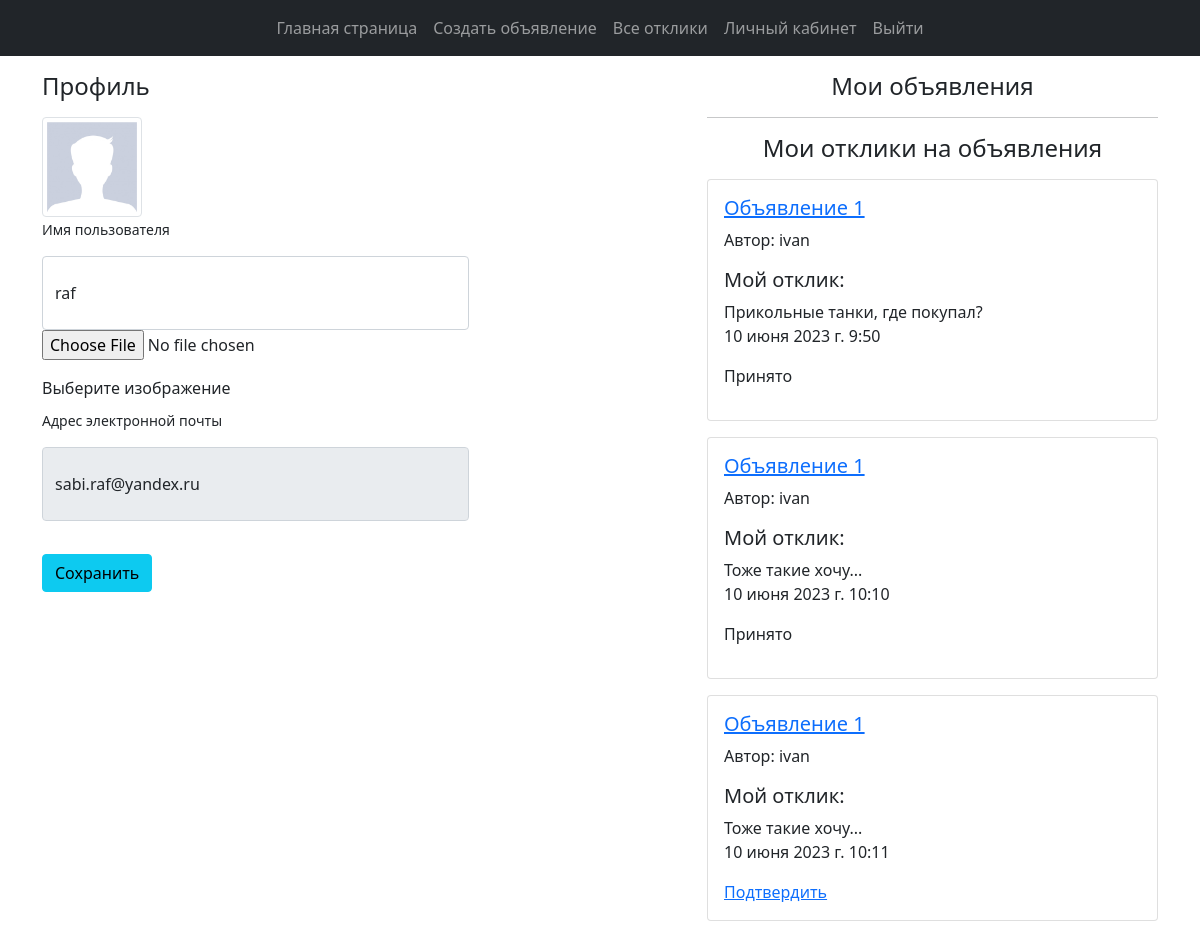
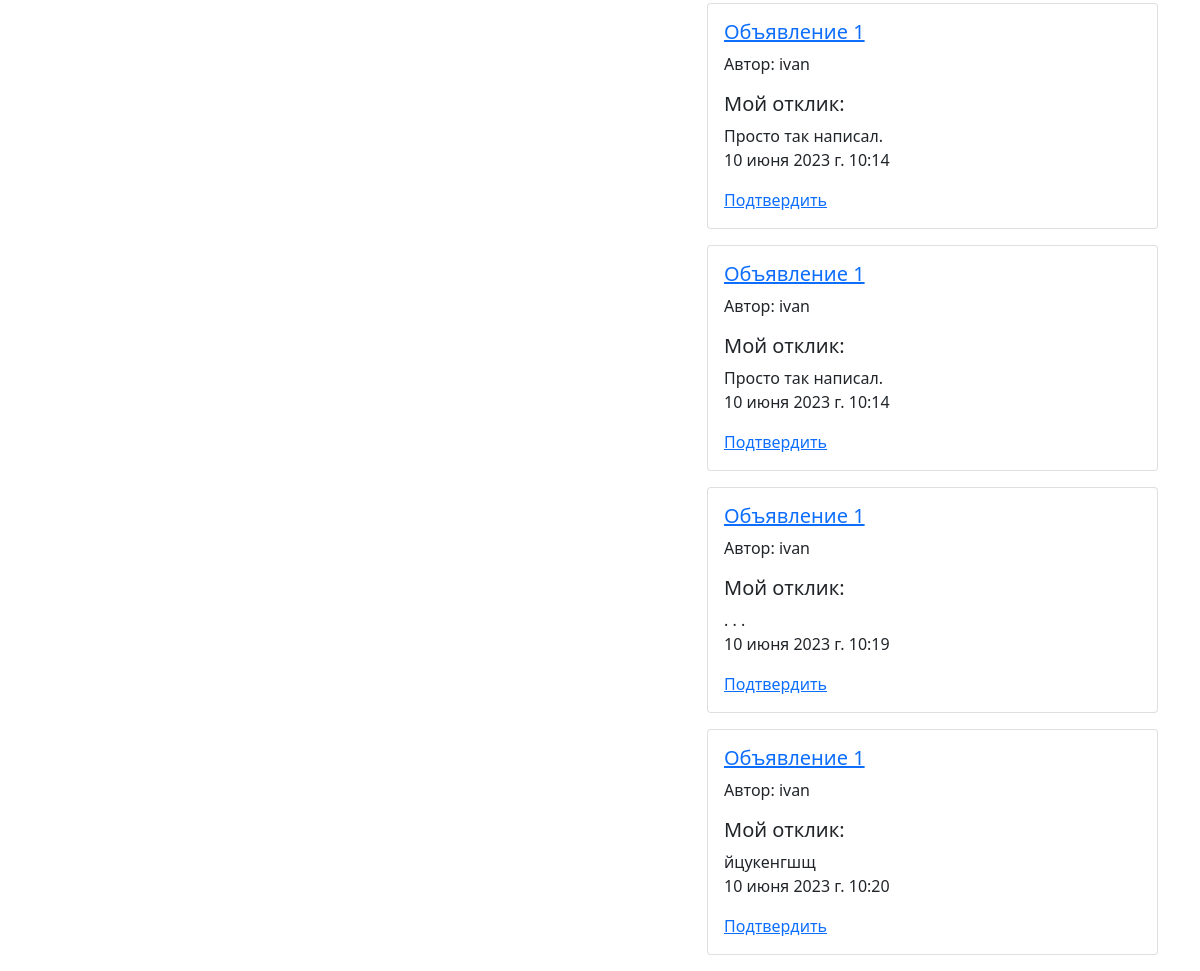
The app's page /posts/profile/2/ with its own data (2 pictures, top to bottom).
### usersapp/models.py (models this page shows, shortened)
class User(AbstractUser):
    image = models.ImageField(upload_to="users_images", blank=True, null=True)
    is_verified_email = models.BooleanField(default=False)
    email = models.EmailField(unique=True, blank=False)

class Comment(models.Model):
    author = models.ForeignKey(to=User, on_delete=models.CASCADE)
    post = models.ForeignKey(to=Post, on_delete=models.CASCADE)
    text = models.TextField()
    created = models.DateTimeField(auto_now_add=True)
    status = models.BooleanField(default=False)

class Post(models.Model):
    title = models.CharField(max_length=150)
    author = models.ForeignKey(to=User, on_delete=models.CASCADE)
    category = models.ForeignKey(to=Category, on_delete=models.CASCADE)
    description = models.TextField()
    created = models.DateTimeField(auto_now_add=True)
    updated = models.DateTimeField(auto_now=True)
    file_add = models.FileField(null=True, blank=True, upload_to="add_files")

### usersapp/views.py (the view, shortened to what this page needs)
# urls.py: path("profile/<int:pk>/", UserProfileView.as_view(), name="profile"),
class UserProfileView(UpdateView):
    model = User
    form_class = UserProfileForm
    template_name = "usersapp/profile.html"
    def get_context_data(self, **kwargs):
        context = super().get_context_data(**kwargs)
        context["title"] = "Личный кабинет"
        context["posts"] = Post.objects.filter(author=self.object)
        context["my_comments"] = Comment.objects.filter(author=self.object)
        return context

### usersapp/forms.py
class UserProfileForm(UserChangeForm):
    username = forms.CharField(
        widget=forms.TextInput(attrs={"class": "form-control py-4"})
    )
    email = forms.CharField(
        widget=forms.TextInput(attrs={"class": "form-control py-4", "readonly": True})
    )
    image = forms.ImageField(
        widget=forms.FileInput(attrs={"class": "custom-file-label"}), required=False
    )
    class Meta:
        model = User
        fields = ("username", "email", "image")

### usersapp/templates/usersapp/profile.html (shortened to what this page needs)
{% extends 'usersapp/base.html' %}
{% load static %}
{% block content %}
<div class="container">
    <div class="row">
        <div class="col-lg-7">
            <h4 class="mt-3 mb-3">Профиль</h4>
            <div class="col-lg-12">
                <img width="100" height="100"
                    src="{% if user.image %} {{ user.image.url }} {% else %} {% static 'users/img/default_avatar.jpg' %} {% endif %}"
                    class="img-thumbnail">
            </div>
            <form action="{% url 'usersapp:profile' user.id %}" method="post" enctype="multipart/form-data">
                <div class="form-row">
                    <div class="col-lg-8">
                        <div class="form-group">
                            <label class="small mb-3" for="{{ form.username.id_for_label }}">Имя пользователя</label>
                            {{ form.username }}
                        </div>
                    </div>
                </div>
                <div class="form-row mb-2">
                    <div class="col-lg-8">
                        <div class="custom-file">
                            {{ form.image }}
                            <label class="custom-file-label mt-3" for="{{ form.image.id_for_label }}">Выберите
                                изображение</label>
                        </div>
                    </div>
                </div>
                <div class="form-row">
                    <div class="col-lg-8">
                        <label class="small mb-3" for="{{ form.email.id_for_label }}">Адрес электронной
                            почты</label>
                        {{ form.email }}
                    </div>
                </div>
                <div class="form-row">
                    <div class="col-lg-12" style="margin-top: 33px;">
                        <input class="btn btn-info btn-block" type="submit" value="Сохранить">
                    </div>
                </div>
            </form>
        </div>
        <div class="col-lg-5">
            <h4 class="mt-3 mb-3 text-center">
                Мои объявления
            </h4>
            <hr>
            <h4 class="mt-3 mb-3 text-center">Мои отклики на объявления</h4>
            {% for comment in my_comments %}
            <div class="card mb-3">
                <div class="card-body">
                    <h5><a href="{% url 'usersapp:post' comment.post.id %}">{{ comment.post.title }}</a></h5>
                    <p>Автор: {{ comment.post.author }}</p>
                    <h5>Мой отклик:</h5>
                    {{ comment.text }}
                    <p>{{ comment.created }}</p>
                    {% if not comment.status %}
                    <a href="{% url 'usersapp:comment' comment.id %}">Подтвердить</a>
                    {% else %}
                    <p>Принято</p>
                    {% endif %}
                </div>
            </div>
            {% endfor %}
        </div>
    </div>
</div>
{% endblock %}

### usersapp/templates/usersapp/base.html (shortened to what this page needs)
{% load static %}
<!DOCTYPE html>
<html lang="en">
<head>
    <link href="https://cdn.jsdelivr.net/npm/bootstrap@5.0.2/dist/css/bootstrap.min.css" rel="stylesheet">
</head>
<body>
    <nav class="navbar navbar-expand-lg navbar-dark bg-dark">
        <div class="collapse navbar-collapse d-flex flex-wrap justify-content-center" id="navbarTogglerDemo01">
          <ul class="navbar-nav mr-auto mt-2 mt-lg-0 ">
            <li class="nav-item active">
              <a class="nav-link" href="{% url 'index' %}">Главная страница</a>
            </li>
            {% if user.is_authenticated %}
            <li class="nav-item active">
              <a class="nav-link" href="{% url 'usersapp:add_post' %}">Создать объявление</a>
            </li>
            {% endif %}
            {% if user.is_authenticated %}
            <li class="nav-item active">
              <a class="nav-link" href="{% url 'usersapp:comments' %}">Все отклики</a>
            </li>
            {% endif %}
            {% if user.is_authenticated %}
            <li class="nav-item active">
              <a class="nav-link" href="{% url 'usersapp:profile' user.id%}">Личный кабинет</a>
            </li>
            {% endif %}
            {% if user.is_authenticated %}
            <li class="nav-item active">
              <a class="nav-link" href="{% url 'usersapp:logout' %}">Выйти</a>
            </li>
            {% else %}
            <li class="nav-item active ">
              <a class="nav-link " href="{% url 'usersapp:login' %}">Войти</a>
            </li>
            {% endif %}
          </ul>
        </div>
      </nav>
    {% block content %}
    {% endblock %}
</body>
</html>

### records on screen
User: username "raf", email "sabi.raf@yandex.ru"
Comment: post "Объявление 1", post.author "ivan", text "Прикольные танки, где покупал?", created "10 июня 2023 г. 9:50", status "Принято"
Comment: post "Объявление 1", post.author "ivan", text "Тоже такие хочу...", created "10 июня 2023 г. 10:10", status "Принято"
Comment: post "Объявление 1", post.author "ivan", text "Тоже такие хочу...", created "10 июня 2023 г. 10:11", status "Подтвердить"
Comment: post "Объявление 1", post.author "ivan", text "Просто так написал.", created "10 июня 2023 г. 10:14", status "Подтвердить"
Comment: post "Объявление 1", post.author "ivan", text "Просто так написал.", created "10 июня 2023 г. 10:14", status "Подтвердить"
Comment: post "Объявление 1", post.author "ivan", text ". . .", created "10 июня 2023 г. 10:19", status "Подтвердить"
Comment: post "Объявление 1", post.author "ivan", text "йцукенгшщ", created "10 июня 2023 г. 10:20", status "Подтвердить"
